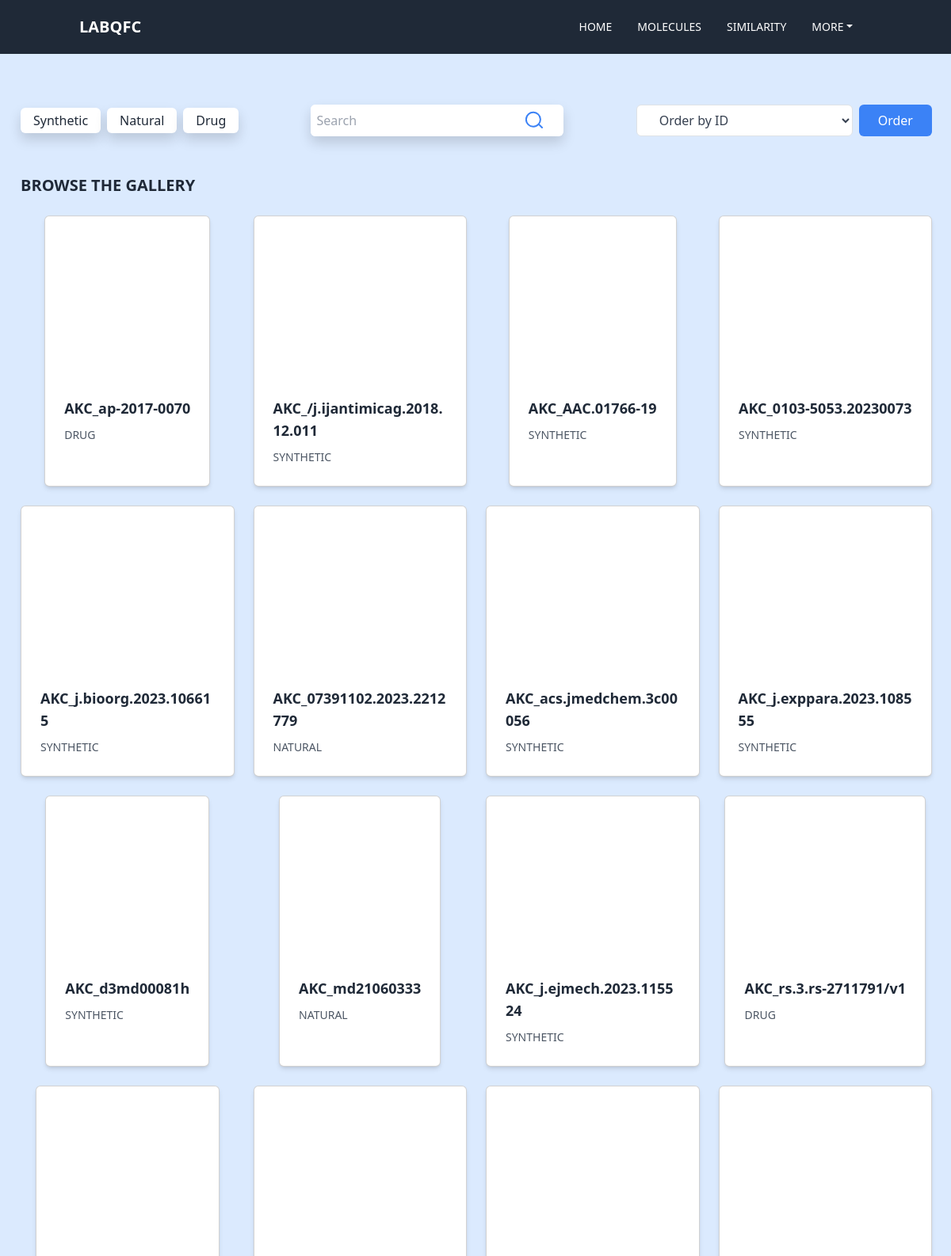
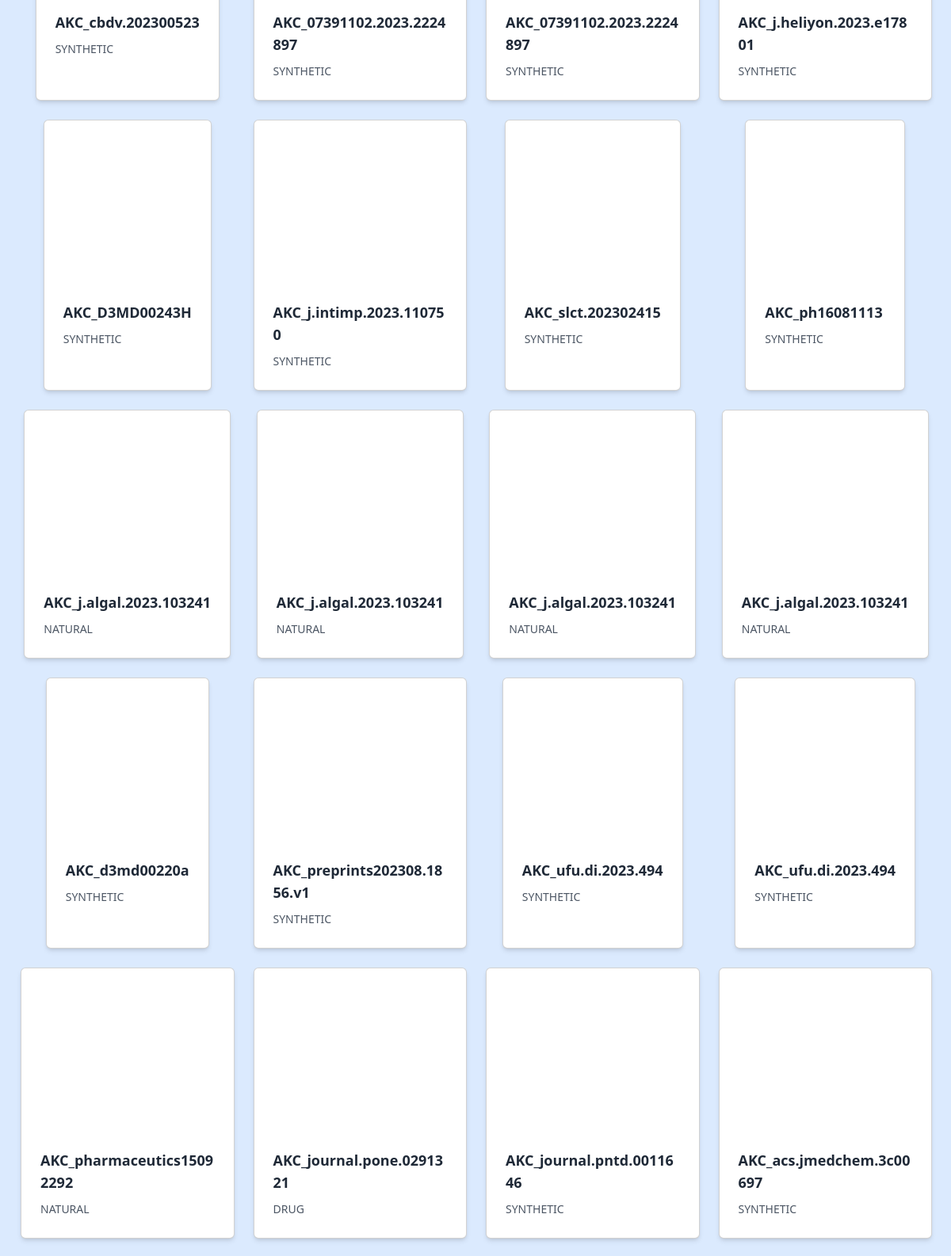
Screenshot of /moleculas/?page=9 (upper part) with the database file from the repository (2 pictures, top to bottom).
### galeria/models.py (models this page shows, shortened)
class similaridade(models.Model):
    OPCOES_CATEGORIA = [
        ("SYNTHETIC", "Synthetic"),
        ("NATURAL", "Natural"),
        ("DRUG", "Drug"),
    ]
    id = models.BigAutoField(auto_created=True, primary_key=True)
    nome = models.CharField(max_length=100, blank=False, default='')
    smile = models.CharField(max_length=300)
    categoria = models.CharField(max_length=100, choices=OPCOES_CATEGORIA, default='')
    sdf = models.FileField(upload_to='sdfs/')
    url = models.URLField(blank=True, null=True)
    observacoes_admin = models.TextField("Observações do Administrador", blank=True, null=True)
    publicada = models.BooleanField(default=False)
    data_mol = models.DateTimeField(default=datetime.now, blank=False)

### galeria/views.py (the view)
# urls.py: path('moleculas/', views.moleculas, name="moleculas"),
def moleculas(request):
    mol_list = similaridade.objects.order_by("id").filter(publicada=True)
    paginator = Paginator(mol_list, 96)  # 96 cards por página
    page_number = request.GET.get('page')
    mol = paginator.get_page(page_number)
    return render(request, 'galeria/moleculas.html',  {"cards": mol})

### Templates/galeria/moleculas.html (shortened to what this page needs)
{% load static %}
<!DOCTYPE html>
<html>
<head>
    <link href="https://cdn.jsdelivr.net/npm/bootstrap@5.3.0-alpha3/dist/css/bootstrap.min.css" rel="stylesheet"
>
    <script src="https://cdn.tailwindcss.com"></script>
</head>
<body class="bg-blue-100">
{% include 'galeria/partials/_menu.html' %}
    <div class="bg-blue-100 py-4 ml-0.5 mt-10">
        <div class="max-w-7xl mx-auto px-6 flex flex-col lg:flex-row justify-between items-center gap-6">
            <div class="flex items-center space-x-4">
                <div class="flex space-x-2">
                    <a href="{% url 'buscar' %}?categoria=Synthetic"
                        class="px-3 py-1 bg-white text-gray-800 rounded-md shadow hover:bg-gray-100">Synthetic</a>
                    <a href="{% url 'buscar' %}?categoria=Natural"
                        class="px-3 py-1 bg-white text-gray-800 rounded-md shadow hover:bg-gray-100">Natural</a>
                    <a href="{% url 'buscar' %}?categoria=Drug"
                        class="px-3 py-1 bg-white text-gray-800 rounded-md shadow hover:bg-gray-100">Drug</a>
                </div>
            </div>
            <div class="flex items-center bg-white shadow rounded-md">
                <form action="{% url 'buscar' %}" class="flex">
                    <input class="p-2 text-gray-800 rounded-l-md focus:outline-none" type="text" name="buscar"
                        placeholder="Search" />
                    <button type="submit" class="px-4 rounded-r-md text-blue-500 hover:text-blue-600">
                        <svg xmlns="http://www.w3.org/2000/svg" class="h-6 w-6" fill="none" viewBox="0 0 24 24"
                            stroke="currentColor">
                            <path stroke-linecap="round" stroke-linejoin="round" stroke-width="2"
                                d="M21 21l-4.35-4.35m0 0a9 9 0 11-12.7-12.7 9 9 0 0112.7 12.7z" />
                        </svg>
                    </button>
                </form>
            </div>
            <form action="{% url 'ordenar_moleculas' %}" method="get" class="flex items-center space-x-2 ml-0.5">
                <select name="ordenacao"
                    class="bg-white border border-gray-300 text-gray-700 h-10 px-4 pr-8 rounded leading-tight focus:outline-none focus:bg-white focus:border-blue-500">
                    <option value="nome">Order by ID</option>
                </select>
                <button type="submit"
                    class="px-4 py-2 bg-blue-500 text-white rounded hover:bg-blue-600 focus:outline-none focus:bg-blue-700">
                    Order
                </button>
            </form>
        </div>
    </div>
    <section class="galeria bg-blue-100 py-4 ml-0.5">
        <div class="max-w-7xl mx-auto px-6">
            <h2 class="text-gray-800 text-xl font-semibold mb-4">BROWSE THE GALLERY</h2>
            <div class="grid grid-cols-1 sm:grid-cols-2 md:grid-cols-3 lg:grid-cols-4 xl:grid-cols-6 gap-6">
                {% if cards %}
                {% for mol in cards %}
                <div class="card bg-white rounded-md shadow-md max-w-xs mx-auto">
                    <a href="{% url 'imagem' mol.id %}">
                        <div id="molViewer_{{ mol.id }}" style="width: 200px; height: 200px; padding-top: 20px;"
                            class="mt-1"></div>
                    </a>
                    <div class="p-4">
                        <p class="text-gray-800 font-semibold text-lg" style="word-break: break-word;">{{ mol.nome }}
                        </p>
                        <div class="flex justify-between items-center mt-2">
                            <p class="text-gray-600 text-sm">{{ mol.categoria }}</p>
                            <img src="{% static '/assets/ícones/1x/favorite_outline.png' %}" alt="ícone de coração"
                                class="w-6 h-6">
                        </div>
                    </div>
                </div>
                {% endfor %}
                {% else %}
                <div class="imagem_texto text-gray-800">
                    <p>Moléculas não encontradas</p>
                </div>
                {% endif %}
            </div>
        </div>
    </section>
</body>
</html>

### rows the page displays
similaridade: nome "AKC_ap-2017-0070", categoria "DRUG"
similaridade: nome "AKC_/j.ijantimicag.2018.12.011", categoria "SYNTHETIC"
similaridade: nome "AKC_AAC.01766-19", categoria "SYNTHETIC"
similaridade: nome "AKC_0103-5053.20230073", categoria "SYNTHETIC"
similaridade: nome "AKC_j.bioorg.2023.106615", categoria "SYNTHETIC"
similaridade: nome "AKC_07391102.2023.2212779", categoria "NATURAL"
similaridade: nome "AKC_acs.jmedchem.3c00056", categoria "SYNTHETIC"
similaridade: nome "AKC_j.exppara.2023.108555", categoria "SYNTHETIC"
similaridade: nome "AKC_d3md00081h", categoria "SYNTHETIC"
similaridade: nome "AKC_md21060333", categoria "NATURAL"
similaridade: nome "AKC_j.ejmech.2023.115524", categoria "SYNTHETIC"
similaridade: nome "AKC_rs.3.rs-2711791/v1", categoria "DRUG"
similaridade: nome "AKC_cbdv.202300523", categoria "SYNTHETIC"
similaridade: nome "AKC_07391102.2023.2224897", categoria "SYNTHETIC"
similaridade: nome "AKC_07391102.2023.2224897", categoria "SYNTHETIC"
similaridade: nome "AKC_j.heliyon.2023.e17801", categoria "SYNTHETIC"
similaridade: nome "AKC_D3MD00243H", categoria "SYNTHETIC"
similaridade: nome "AKC_j.intimp.2023.110750", categoria "SYNTHETIC"
similaridade: nome "AKC_slct.202302415", categoria "SYNTHETIC"
similaridade: nome "AKC_ph16081113", categoria "SYNTHETIC"
similaridade: nome "AKC_j.algal.2023.103241", categoria "NATURAL"
similaridade: nome "AKC_j.algal.2023.103241", categoria "NATURAL"
similaridade: nome "AKC_j.algal.2023.103241", categoria "NATURAL"
similaridade: nome "AKC_j.algal.2023.103241", categoria "NATURAL"
similaridade: nome "AKC_d3md00220a", categoria "SYNTHETIC"
similaridade: nome "AKC_preprints202308.1856.v1", categoria "SYNTHETIC"
similaridade: nome "AKC_ufu.di.2023.494", categoria "SYNTHETIC"
similaridade: nome "AKC_ufu.di.2023.494", categoria "SYNTHETIC"
similaridade: nome "AKC_pharmaceutics15092292", categoria "NATURAL"
similaridade: nome "AKC_journal.pone.0291321", categoria "DRUG"
similaridade: nome "AKC_journal.pntd.0011646", categoria "SYNTHETIC"
similaridade: nome "AKC_acs.jmedchem.3c00697", categoria "SYNTHETIC"
